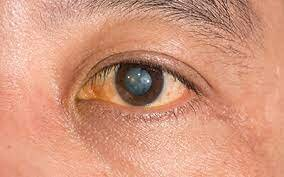
#> input picture Data-Science/TrainData/Cataract/converted-download (1).jpg, 284 x 177 px; its folder holds only this picture in this run
$ python createDataSet.py
#> lines starting #> are read from the running program, lines starting #| are printed output that depends on the picture
import numpy as np
import os
import cv2
import pickle


DATADIRECTORY = "TrainData"

CATEGORIES = ['Cataract','Chalazion', 'Keratitis','Normal eye','Stye' , 'Uveitis' ]


training_data = []
IMG_SIZE = 28

def create_training_data():
    for category in CATEGORIES:
        path = os.path.join(DATADIRECTORY, category)  # path to disease dir
        class_num = CATEGORIES.index(category)
        for img in os.listdir(path):
            try:
                img_array = cv2.imread(os.path.join(path, img), cv2.IMREAD_GRAYSCALE)
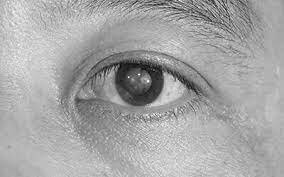
#> img_array: shape (177, 284); min 6, max 255, mean 165.7
                new_array = cv2.resize(img_array, (IMG_SIZE, IMG_SIZE))
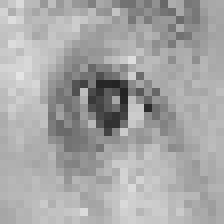
#> new_array: shape (28, 28) (shown 8 times larger); min 35, max 228, mean 166
                training_data.append([new_array, class_num])
                # plt.imshow(new_array, cmap='gray')
                # plt.show()
                # print(new_array)
            except Exception as e:
                pass
#> pass 2 of the loop in create_training_data, `for category in CATEGORIES:`:
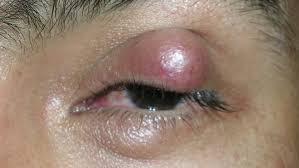
#> input picture Data-Science/TrainData/Chalazion/14.jpg, 299 x 168 px
#> in create_training_data, `img_array = cv2.imread(os.path.join(path, img), cv2.IMREAD_GRAYSCALE)`:
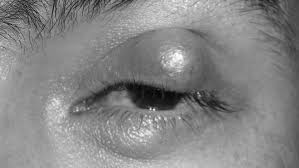
#> img_array: shape (168, 299); min 0, max 255, mean 132.8
#> in create_training_data, `new_array = cv2.resize(img_array, (IMG_SIZE, IMG_SIZE))`:
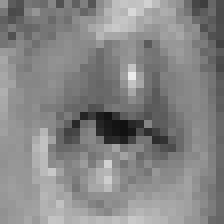
#> new_array: shape (28, 28) (shown 8 times larger); min 15, max 235, mean 133.2


#> (the run stopped early here; a loop or call above may not have finished)
